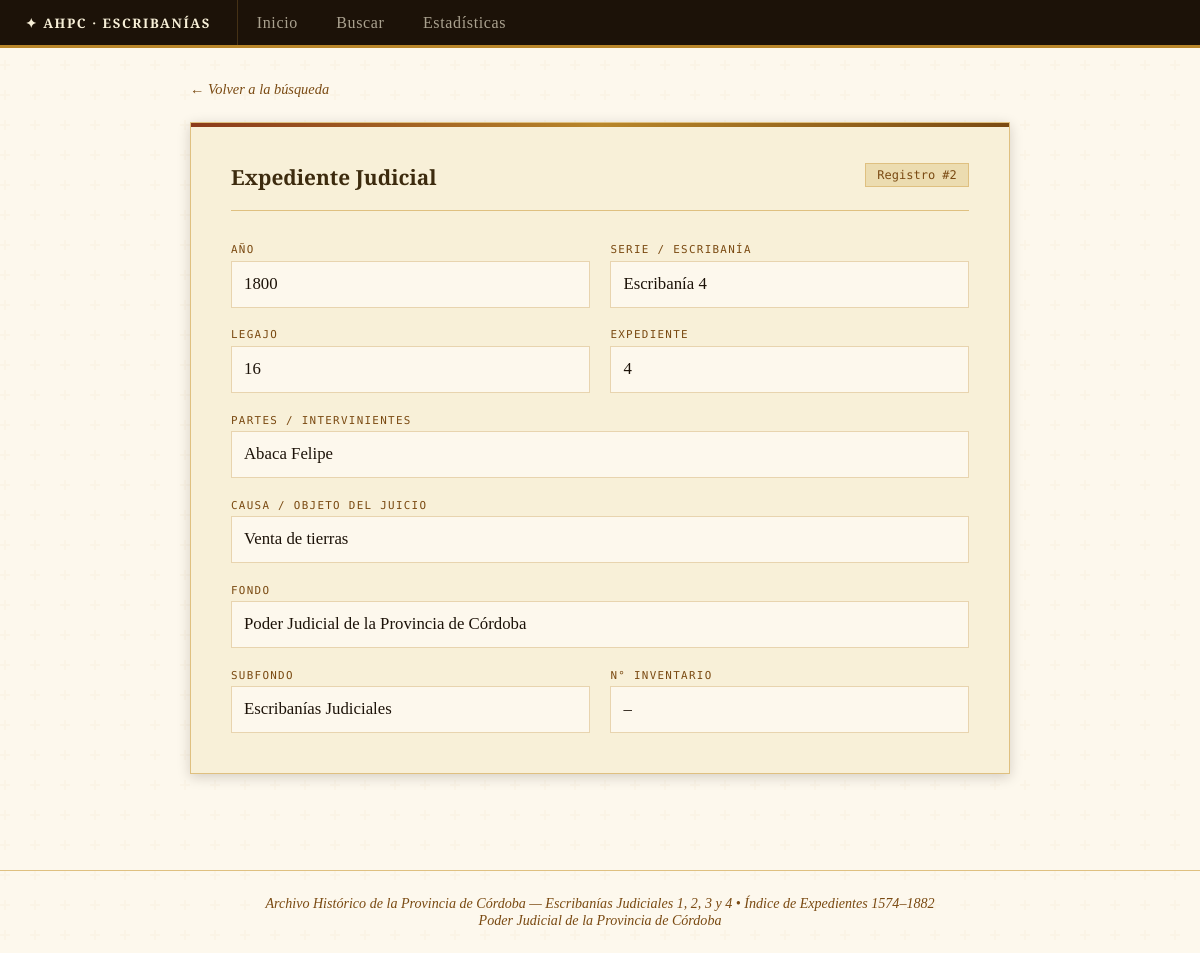
Page /detalle/2 on the committed database.
### tables this page shows
CREATE TABLE "registros" (
"id" INTEGER,
  "n_inventario" REAL,
  "fondo" TEXT,
  "subfondo" TEXT,
  "serie" TEXT,
  "anio" INTEGER,
  "legajo" TEXT,
  "expediente" TEXT,
  "partes" TEXT,
  "causa" TEXT
);

### app.py (the view)
@app.route('/detalle/<int:rid>')
def detalle(rid):
    rows = query("SELECT * FROM registros WHERE id = ?", (rid,))
    if not rows:
        return "Registro no encontrado", 404
    return render_template('detalle.html', reg=dict(rows[0]))

### app.py (called while the page is built)
def get_db():
    conn = sqlite3.connect(DB_PATH)
    conn.row_factory = sqlite3.Row
    return conn

def query(sql, params=()):
    conn = get_db()
    cur = conn.cursor()
    cur.execute(sql, params)
    rows = cur.fetchall()
    conn.close()
    return rows

### templates/detalle.html (shortened to what this page needs)
{% extends 'base.html' %}
{% block content %}
<main>
  <div class="detalle-wrap">
    <a class="back-link" href="/buscar">← Volver a la búsqueda</a>
    <div class="detalle-card">
      <div class="detalle-top">
        <h1>Expediente Judicial</h1>
        <span class="id-ref">Registro #{{ reg.id }}</span>
      </div>
      <div class="fields">
        <div>
          <div class="field-label">Año</div>
          <div class="field-value">{{ reg.anio or '–' }}</div>
        </div>
        <div>
          <div class="field-label">Serie / Escribanía</div>
          <div class="field-value">{{ reg.serie or '–' }}</div>
        </div>
        <div>
          <div class="field-label">Legajo</div>
          <div class="field-value">{{ reg.legajo or '–' }}</div>
        </div>
        <div>
          <div class="field-label">Expediente</div>
          <div class="field-value">{{ reg.expediente or '–' }}</div>
        </div>
        <div class="field-full">
          <div class="field-label">Partes / Intervinientes</div>
          <div class="field-value">{{ reg.partes or '–' }}</div>
        </div>
        <div class="field-full">
          <div class="field-label">Causa / Objeto del juicio</div>
          <div class="field-value">{{ reg.causa or '–' }}</div>
        </div>
        <div class="field-full">
          <div class="field-label">Fondo</div>
          <div class="field-value">{{ reg.fondo or 'Poder Judicial de la Provincia de Córdoba' }}</div>
        </div>
        <div>
          <div class="field-label">Subfondo</div>
          <div class="field-value">{{ reg.subfondo or 'Escribanías Judiciales' }}</div>
        </div>
        <div>
          <div class="field-label">N° Inventario</div>
          <div class="field-value">{{ reg.n_inventario or '–' }}</div>
        </div>
      </div>
    </div>
  </div>
</main>
{% endblock %}

### templates/base.html (style rules this page uses)
:root { --vellum: #f8f0d8; --vellum-dark: #ecdcb0; --vellum-deep: #e0cc90; --ink: #1c1208; --ink-mid: #3d2b0e; --brown: #7a4a12; --gold: #b8862a; --gold-lt: #d4a853; --rust: #8b3a1a; --border: #c0913a; --border-lt: #dfc080; --shadow: rgba(28,18,8,.18); --cream: #fdf8ed; }
*, *::before, *::after { box-sizing: border-box; margin: 0; padding: 0; }
body { font-family: 'EB Garamond', Georgia, serif; background: var(--cream); color: var(--ink); min-height: 100vh; }
main { max-width: 1280px; margin: 0 auto; padding: 2rem 1.5rem; }

### templates/detalle.html (style rules this page uses)
.detalle-wrap { max-width: 820px; margin: 0 auto; }
.back-link { font-size: .9rem; color: var(--brown); text-decoration: none; display: inline-flex; align-items: center; gap: .3rem; margin-bottom: 1.5rem; font-style: italic; }
.detalle-card { background: var(--vellum); border: 1px solid var(--border-lt); padding: 2.5rem; box-shadow: 0 3px 12px var(--shadow); position: relative; }
.detalle-card::before { content: ''; position: absolute; top: 0; left: 0; right: 0; height: 4px; background: linear-gradient(90deg, var(--rust), var(--gold), var(--brown)); }
.detalle-top { display: flex; justify-content: space-between; align-items: flex-start; flex-wrap: wrap; gap: 1rem; border-bottom: 1px solid var(--border-lt); padding-bottom: 1.2rem; margin-bottom: 2rem; }
.detalle-top h1 { font-family: 'Cinzel', serif; font-size: 1.3rem; color: var(--ink-mid); }
.id-ref { font-family: 'Fira Code', monospace; font-size: .75rem; color: var(--brown); background: var(--vellum-dark); border: 1px solid var(--border-lt); padding: .25rem .7rem; }
.fields { display: grid; grid-template-columns: 1fr 1fr; gap: 1.3rem; }
.field-full { grid-column: 1 / -1; }
.field-label { font-family: 'Fira Code', monospace; font-size: .68rem; letter-spacing: .12em; text-transform: uppercase; color: var(--brown); margin-bottom: .3rem; }
.field-value { font-size: 1.05rem; color: var(--ink); line-height: 1.6; padding: .55rem .75rem; background: var(--cream); border: 1px solid rgba(192,145,58,.35); min-height: 2.3rem; }

### rows in the picture
registros: id "2", anio "1800", serie "Escribanía 4", legajo "16", expediente "4", partes "Abaca Felipe", causa "Venta de tierras", fondo "Poder Judicial de la Provincia de Córdoba", subfondo "Escribanías Judiciales"

### other values in the picture
{{ reg.n_inventario or '–' }} "–"
